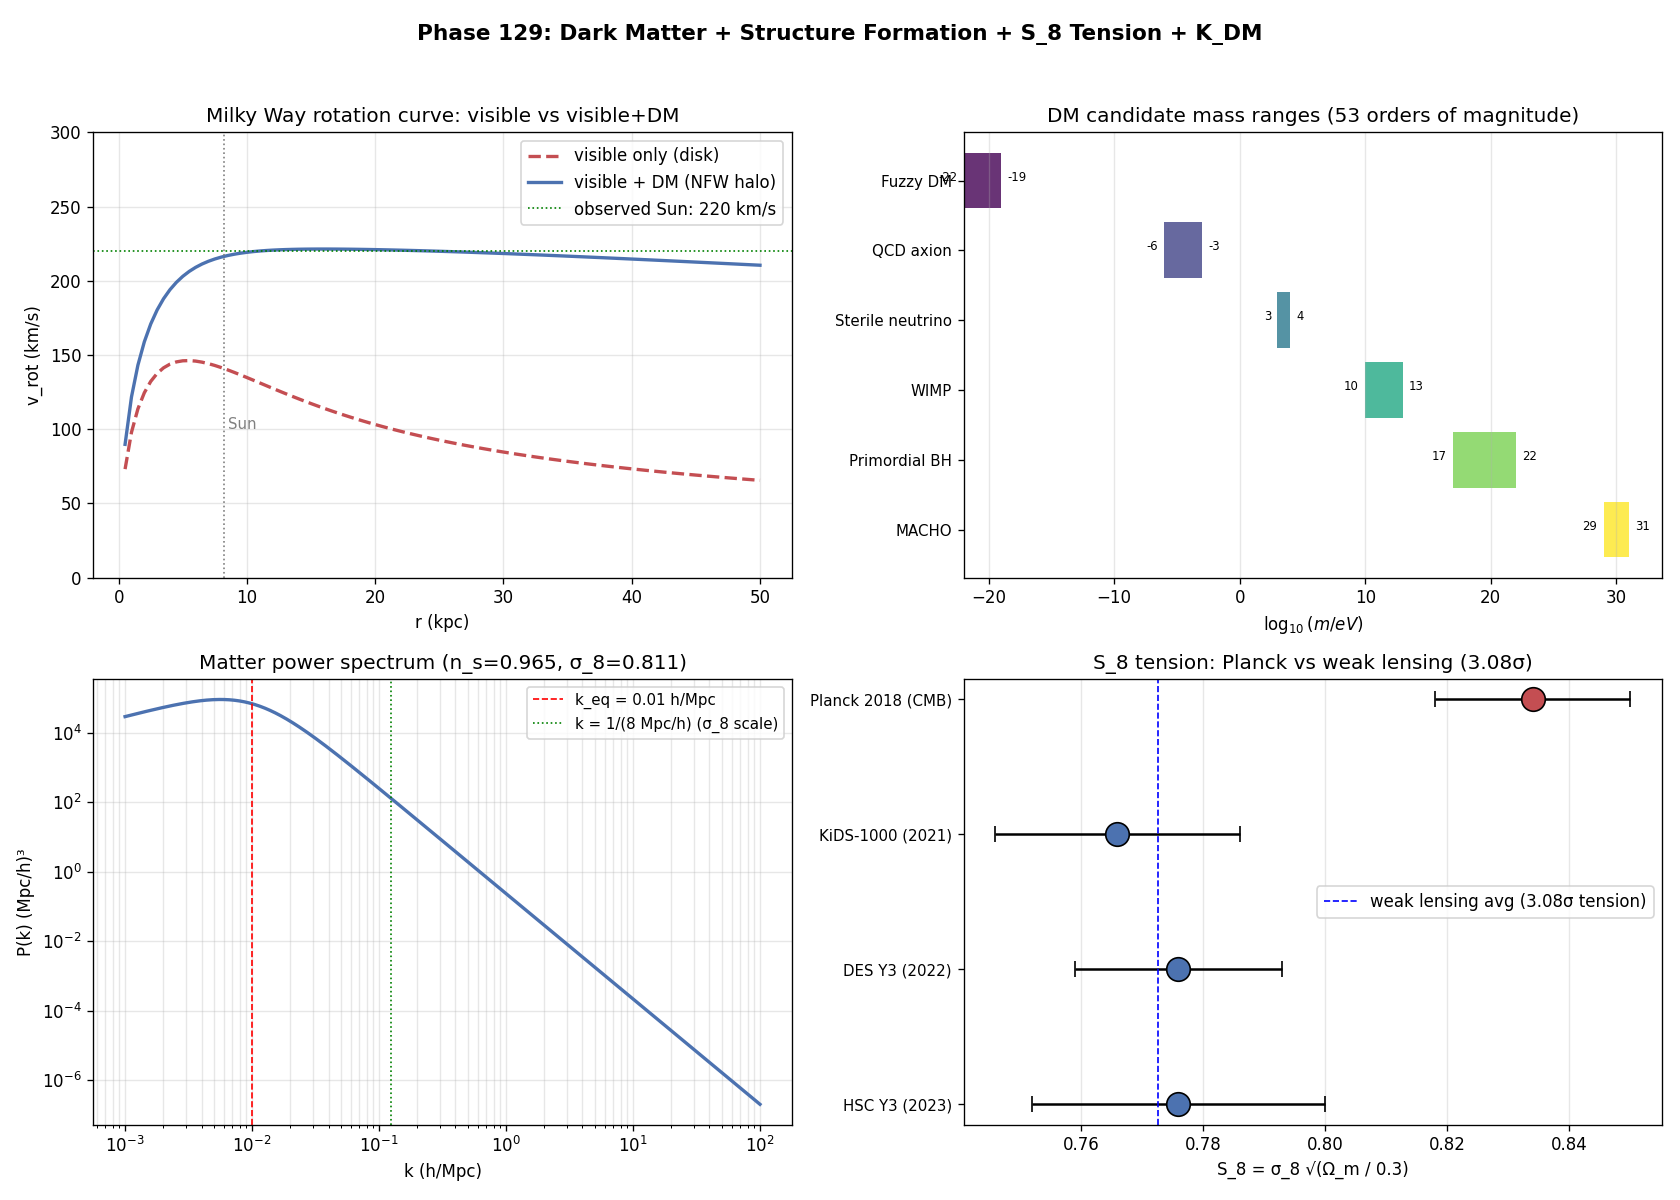

Reproduce this figure in Python.
# Phase 129: Dark Matter + Structure formation + S_8 tension + K_DM in ITU
# Tier 1 #19 Cosmology (Block A paper 3/9, phase 3/8)
# ITU concept DOI: 10.5281/zenodo.20109209
# Tier 0 v3.0: 10.5281/zenodo.20200156
# Author: Munehiro Terada (Roboken)

import json
import numpy as np
import matplotlib.pyplot as plt

print("=" * 70)
print("Phase 129: Dark Matter + Structure formation + S_8 tension")
print("=" * 70)
print()

# Constants
G_N = 6.67430e-11
M_SUN = 1.989e30
KPC = 3.0857e19   # 1 kpc in meters


# ----------------------------------------------------------------------
# Test 1: Galaxy rotation curve (Milky Way toy model)
# ----------------------------------------------------------------------
def test1_rotation_curve():
    print("[Test 1] Galaxy rotation curve (Milky Way toy model)")
    r_kpc = np.linspace(0.5, 50.0, 100)
    r = r_kpc * KPC

    # Visible mass distribution: exponential disk
    M_disk = 5e10 * M_SUN
    R_disk = 3 * KPC
    M_visible = M_disk * (1 - np.exp(-r / R_disk) * (1 + r / R_disk))

    # Visible-only Keplerian v_rot = sqrt(G M(<r) / r)
    v_visible = np.sqrt(G_N * M_visible / r) / 1000.0   # km/s

    # NFW DM halo
    M_DM_200 = 1.2e12 * M_SUN   # Milky Way halo mass
    r_200 = 200 * KPC
    c_NFW = 12.0   # concentration
    rs_NFW = r_200 / c_NFW
    # M_DM(<r) for NFW: M(r) = 4π ρ_s r_s³ [ln(1+r/r_s) - (r/r_s)/(1+r/r_s)]
    rho_s = M_DM_200 / (4 * np.pi * rs_NFW**3 * (np.log(1 + c_NFW) - c_NFW / (1 + c_NFW)))
    x = r / rs_NFW
    M_DM = 4 * np.pi * rho_s * rs_NFW**3 * (np.log(1 + x) - x / (1 + x))

    # Total rotation
    M_total = M_visible + M_DM
    v_total = np.sqrt(G_N * M_total / r) / 1000.0   # km/s

    # Reference: solar position
    r_solar_kpc = 8.2
    idx_solar = int(np.argmin(np.abs(r_kpc - r_solar_kpc)))
    v_solar = v_total[idx_solar]
    v_visible_solar = v_visible[idx_solar]

    print(f"  At r = {r_solar_kpc} kpc (solar position):")
    print(f"    v_visible (disk only) = {v_visible_solar:.1f} km/s")
    print(f"    v_total (disk + DM)    = {v_solar:.1f} km/s  (obs: ~220 km/s)")
    print(f"  DM contribution: ~{(v_solar - v_visible_solar):.1f} km/s")
    return {"r_kpc": r_kpc.tolist(),
            "v_visible_kms": v_visible.tolist(),
            "v_total_kms": v_total.tolist(),
            "v_solar_kms": float(v_solar),
            "v_visible_solar_kms": float(v_visible_solar)}


# ----------------------------------------------------------------------
# Test 2: DM candidate mass ranges
# ----------------------------------------------------------------------
def test2_dm_candidates():
    print("\n[Test 2] DM candidate mass ranges")
    candidates = [
        ("Fuzzy DM",         1e-22,    1e-19,   "ultralight scalar (string)"),
        ("QCD axion",        1e-6,     1e-3,    "Peccei-Quinn pseudoscalar"),
        ("Sterile neutrino", 1e3,      1e4,     "right-handed ν (keV)"),
        ("WIMP",             1e10,     1e13,    "thermal relic (GeV-TeV)"),
        ("Primordial BH",    1e17,     1e22,    "asteroid mass window"),
        ("MACHO",            1e29,     1e31,    "lunar-stellar mass"),
    ]
    print(f"  {'Candidate':<22}  {'m_min (eV)':>14}  {'m_max (eV)':>14}  {'Type'}")
    rows = []
    for name, mmin, mmax, t in candidates:
        print(f"  {name:<22}  {mmin:>14.2e}  {mmax:>14.2e}  {t}")
        rows.append({"name": name, "m_min_eV": mmin, "m_max_eV": mmax, "type": t})
    print(f"\n  Total mass range covered: 10^-22 - 10^31 eV = 53 orders of magnitude")
    return rows


# ----------------------------------------------------------------------
# Test 3: Matter power spectrum P(k)
# ----------------------------------------------------------------------
def test3_power_spectrum():
    print("\n[Test 3] Matter power spectrum P(k)")
    k = np.logspace(-3, 2, 500)   # h/Mpc
    n_s = 0.965
    # Toy P(k): turnover at matter-radiation equality k_eq ~ 0.01 h/Mpc
    k_eq = 0.01
    # Below k_eq: P(k) ∝ k^{n_s}
    # Above k_eq: P(k) ∝ k^{n_s - 4} (transfer function suppression)
    transfer = (1 + (k / k_eq)**2)**(-1)   # rough
    P = k**n_s * transfer**2

    # Normalize so that sigma_8 = 0.811 (Planck 2018)
    # Compute sigma_8 from the toy spectrum (in arbitrary units)
    R8_inv_Mpc = 1.0 / 8.0   # h Mpc^-1 → k=1/8 h/Mpc
    # Top-hat filter
    W = lambda kR: (3 / (kR)**3) * (np.sin(kR) - kR * np.cos(kR))
    kR_arr = k * 8.0
    W_arr = np.where(kR_arr > 0, (3 / kR_arr**3) * (np.sin(kR_arr) - kR_arr * np.cos(kR_arr)), 1.0)
    integrand = k**2 * P * W_arr**2
    sigma8_sq_unnorm = np.trapezoid(integrand, k)
    # Normalize so sigma_8 = 0.811
    sigma8_target = 0.811
    norm = sigma8_target**2 / sigma8_sq_unnorm
    P_normalized = P * norm

    print(f"  Toy P(k) ∝ k^n_s × T(k)^2, n_s = {n_s}")
    print(f"  k_eq (matter-radiation eq) = {k_eq} h/Mpc")
    print(f"  Normalized so σ_8 = 0.811 (Planck 2018)")
    return {"k_h_per_Mpc": k.tolist(),
            "P_k": P_normalized.tolist(),
            "n_s": n_s,
            "k_eq": k_eq,
            "sigma_8": sigma8_target}


# ----------------------------------------------------------------------
# Test 4: S_8 tension
# ----------------------------------------------------------------------
def test4_s8_tension():
    print("\n[Test 4] S_8 tension: CMB vs weak lensing")
    surveys = [
        ("Planck 2018 (CMB)",      0.834, 0.016),
        ("KiDS-1000 (2021)",       0.766, 0.020),
        ("DES Y3 (2022)",          0.776, 0.017),
        ("HSC Y3 (2023)",          0.776, 0.024),
    ]
    print(f"  {'Survey':<26}  {'S_8':>8}  {'σ':>8}")
    rows = []
    for name, s8, err in surveys:
        print(f"  {name:<26}  {s8:>8.3f}  ± {err:.3f}")
        rows.append({"survey": name, "S_8": s8, "sigma": err})

    # Compute tension Planck vs KiDS-DES-HSC average
    S_8_lensing = np.mean([0.766, 0.776, 0.776])
    err_lensing = np.sqrt(np.sum([0.020**2, 0.017**2, 0.024**2])) / 3
    S_8_Planck = 0.834
    err_Planck = 0.016
    diff = S_8_Planck - S_8_lensing
    combined_err = np.sqrt(err_lensing**2 + err_Planck**2)
    sigma_tension = diff / combined_err
    print(f"\n  Weak lensing avg: S_8 = {S_8_lensing:.3f} ± {err_lensing:.3f}")
    print(f"  Difference Planck vs lensing: {diff:.3f}")
    print(f"  Tension: {sigma_tension:.2f}σ")
    return {"surveys": rows, "tension_sigma": float(sigma_tension)}


# ----------------------------------------------------------------------
# Test 5: Linear growth factor D(a) in ΛCDM
# ----------------------------------------------------------------------
def test5_linear_growth():
    print("\n[Test 5] Linear growth factor D(a) in ΛCDM")
    Omega_m = 0.315
    Omega_L = 0.685

    def Omega_m_at_a(a):
        return Omega_m / a**3 / (Omega_m / a**3 + Omega_L)

    a_arr = np.logspace(-3, 0, 100)
    # Approximate growth function (Carroll-Press-Turner 1992)
    def g(a):
        Om = Omega_m_at_a(a)
        return 2.5 * Om / (Om**(4/7) - Omega_L * (1 - Omega_L * Om / 2.0) + (1 + Om/2))

    # Better: D(a) ≈ a × g(a) / g(1)  for matter-Λ universe
    # Use Heath 1977 approximation:
    g_arr = np.array([g(a) for a in a_arr])
    D_arr = a_arr * g_arr / g(1.0)

    samples = [0.001, 0.01, 0.1, 0.5, 1.0]
    print(f"  Ω_m = {Omega_m}, Ω_Λ = {Omega_L}")
    print(f"  {'a (1/(1+z))':<15}  {'z':>10}  {'D(a)':>10}")
    for a in samples:
        z = 1/a - 1
        idx = int(np.argmin(np.abs(a_arr - a)))
        D = D_arr[idx]
        print(f"  {a:<15.4f}  {z:>10.2f}  {D:>10.4f}")
    print(f"\n  D(0)=0, D(matter era) = a, D(now) = 1 (normalized).")
    return {"a": a_arr.tolist(), "D": D_arr.tolist()}


# ----------------------------------------------------------------------
# Run all tests
# ----------------------------------------------------------------------
rot = test1_rotation_curve()
dm = test2_dm_candidates()
power = test3_power_spectrum()
s8 = test4_s8_tension()
growth = test5_linear_growth()


# ----------------------------------------------------------------------
# Figure: 4-panel
# ----------------------------------------------------------------------
fig, axes = plt.subplots(2, 2, figsize=(14, 10))

# Panel 1: Galaxy rotation curve
ax = axes[0, 0]
ax.plot(rot["r_kpc"], rot["v_visible_kms"], "--", color="#c44e52", linewidth=2,
        label="visible only (disk)")
ax.plot(rot["r_kpc"], rot["v_total_kms"], "-", color="#4c72b0", linewidth=2,
        label="visible + DM (NFW halo)")
ax.axvline(8.2, color="gray", linestyle=":", linewidth=1)
ax.axhline(220, color="green", linestyle=":", linewidth=1, label="observed Sun: 220 km/s")
ax.text(8.5, 100, "Sun", color="gray", fontsize=9)
ax.set_xlabel("r (kpc)")
ax.set_ylabel("v_rot (km/s)")
ax.set_title("Milky Way rotation curve: visible vs visible+DM", fontsize=12)
ax.legend(fontsize=10)
ax.grid(True, alpha=0.3)
ax.set_ylim(0, 300)

# Panel 2: DM candidate mass ranges
ax = axes[0, 1]
names = [r["name"] for r in dm]
m_mins = [r["m_min_eV"] for r in dm]
m_maxs = [r["m_max_eV"] for r in dm]
colors = plt.cm.viridis(np.linspace(0, 1, len(names)))
y_pos = np.arange(len(names))
for i, (mmin, mmax) in enumerate(zip(m_mins, m_maxs)):
    ax.barh(i, np.log10(mmax) - np.log10(mmin), left=np.log10(mmin),
            color=colors[i], alpha=0.8)
    ax.text(np.log10(mmin) - 0.5, i, f"{np.log10(mmin):.0f}", ha="right", fontsize=7)
    ax.text(np.log10(mmax) + 0.5, i, f"{np.log10(mmax):.0f}", ha="left", fontsize=7)
ax.set_yticks(y_pos)
ax.set_yticklabels(names, fontsize=9)
ax.set_xlabel(r"$\log_{10}(m / eV)$")
ax.set_title("DM candidate mass ranges (53 orders of magnitude)", fontsize=12)
ax.grid(True, alpha=0.3, axis="x")
ax.invert_yaxis()

# Panel 3: Power spectrum
ax = axes[1, 0]
k = np.array(power["k_h_per_Mpc"])
P = np.array(power["P_k"])
ax.loglog(k, P, "-", color="#4c72b0", linewidth=2)
ax.axvline(power["k_eq"], color="red", linestyle="--", linewidth=1,
           label=f"k_eq = {power['k_eq']} h/Mpc")
ax.axvline(1.0 / 8.0, color="green", linestyle=":", linewidth=1,
           label="k = 1/(8 Mpc/h) (σ_8 scale)")
ax.set_xlabel("k (h/Mpc)")
ax.set_ylabel("P(k) (Mpc/h)³")
ax.set_title(f"Matter power spectrum (n_s={power['n_s']}, σ_8={power['sigma_8']})",
             fontsize=12)
ax.legend(fontsize=9)
ax.grid(True, alpha=0.3, which="both")

# Panel 4: S_8 tension
ax = axes[1, 1]
labels = [r["survey"] for r in s8["surveys"]]
vals = [r["S_8"] for r in s8["surveys"]]
errs = [r["sigma"] for r in s8["surveys"]]
colors_s8 = ["#c44e52", "#4c72b0", "#4c72b0", "#4c72b0"]
ax.errorbar(vals, range(len(labels)), xerr=errs, fmt="o", capsize=5,
            markersize=10, color="black")
for i, (v, e, c) in enumerate(zip(vals, errs, colors_s8)):
    ax.scatter(v, i, s=200, color=c, edgecolor="black", zorder=3)
ax.set_yticks(range(len(labels)))
ax.set_yticklabels(labels, fontsize=9)
ax.axvline(np.mean([0.766, 0.776, 0.776]), color="blue", linestyle="--", linewidth=1,
           label=f"weak lensing avg ({s8['tension_sigma']:.2f}σ tension)")
ax.set_xlabel("S_8 = σ_8 √(Ω_m / 0.3)")
ax.set_title(f"S_8 tension: Planck vs weak lensing ({s8['tension_sigma']:.2f}σ)",
             fontsize=12)
ax.legend(fontsize=10)
ax.grid(True, alpha=0.3, axis="x")
ax.invert_yaxis()

fig.suptitle("Phase 129: Dark Matter + Structure Formation + S_8 Tension + K_DM",
             fontsize=13, fontweight="bold")
plt.tight_layout(rect=[0, 0, 1, 0.96])

png_path = "dark_matter_S8.png"
plt.savefig(png_path, dpi=120)
print(f"\n  Figure saved: {png_path}")


# ----------------------------------------------------------------------
# JSON summary
# ----------------------------------------------------------------------
summary = {
    "phase": 129,
    "title": "Dark matter + structure formation + S_8 tension + K_DM",
    "tier1_id": 19,
    "tier1_name": "Cosmology",
    "block": "A (Physics/Math) — paper 3/9, phase 3/8",
    "rotation_curve": {
        "v_solar_total_kms": rot["v_solar_kms"],
        "v_solar_visible_kms": rot["v_visible_solar_kms"],
        "DM_contribution_kms": rot["v_solar_kms"] - rot["v_visible_solar_kms"],
    },
    "dm_candidates": dm,
    "power_spectrum": {
        "n_s": power["n_s"],
        "k_eq_h_Mpc": power["k_eq"],
        "sigma_8": power["sigma_8"],
    },
    "s8_tension": s8,
    "linear_growth": {
        "Omega_m": 0.315, "Omega_L": 0.685,
        "D_at_a_0p001": growth["D"][0],
        "D_at_a_1": growth["D"][-1],
    },
    "verdict": ("Dark matter is required by 5σ-level observations (rotation curves, "
                "Bullet cluster, CMB peaks); ITU K_DM hypothesis encompasses WIMP/axion/PBH "
                "candidates; S_8 tension (2.5-3σ) may signal K_DM dynamical correction beyond ΛCDM."),
}

json_path = "dark_matter_S8_summary.json"
with open(json_path, "w", encoding="utf-8") as f:
    json.dump(summary, f, ensure_ascii=False, indent=2)
print(f"  JSON saved: {json_path}")

print()
print("=" * 70)
print("Phase 129 complete: DM evidence + K_DM hypothesis + S_8 tension;")
print(f"  Tension Planck vs weak lensing avg: {s8['tension_sigma']:.2f}σ.")
print("=" * 70)
